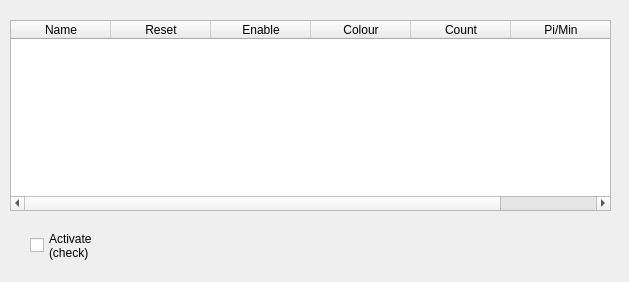
<?xml version="1.0" encoding="UTF-8"?>
<ui version="4.0">
 <class>morph_live_view</class>
 <widget class="QDialog" name="morph_live_view">
  <property name="geometry">
   <rect>
    <x>0</x>
    <y>0</y>
    <width>629</width>
    <height>282</height>
   </rect>
  </property>
  <property name="windowTitle">
   <string>morph_live_view</string>
  </property>
  <widget class="QCheckBox" name="chkActivate">
   <property name="geometry">
    <rect>
     <x>30</x>
     <y>230</y>
     <width>97</width>
     <height>31</height>
    </rect>
   </property>
   <property name="text">
    <string>Activate
(check)</string>
   </property>
  </widget>
  <widget class="QTableWidget" name="tableVehicle">
   <property name="enabled">
    <bool>true</bool>
   </property>
   <property name="geometry">
    <rect>
     <x>10</x>
     <y>20</y>
     <width>601</width>
     <height>191</height>
    </rect>
   </property>
   <property name="rowCount">
    <number>0</number>
   </property>
   <property name="columnCount">
    <number>6</number>
   </property>
   <column>
    <property name="text">
     <string>Name</string>
    </property>
   </column>
   <column>
    <property name="text">
     <string>Reset</string>
    </property>
   </column>
   <column>
    <property name="text">
     <string>Enable</string>
    </property>
   </column>
   <column>
    <property name="text">
     <string>Colour</string>
    </property>
   </column>
   <column>
    <property name="text">
     <string>Count</string>
    </property>
   </column>
   <column>
    <property name="text">
     <string>Pi/Min</string>
    </property>
   </column>
  </widget>
 </widget>
 <resources/>
 <connections/>
</ui>
